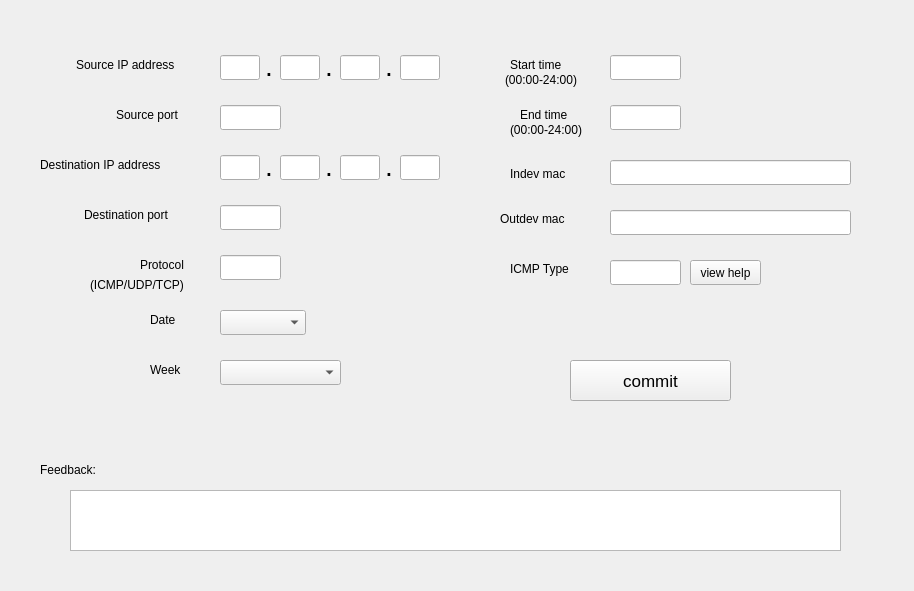
<?xml version="1.0" encoding="UTF-8"?>
<ui version="4.0">
 <class>Add_rule</class>
 <widget class="QWidget" name="Add_rule">
  <property name="geometry">
   <rect>
    <x>0</x>
    <y>0</y>
    <width>914</width>
    <height>591</height>
   </rect>
  </property>
  <property name="windowTitle">
   <string>Form</string>
  </property>
  <widget class="QLabel" name="label">
   <property name="geometry">
    <rect>
     <x>76</x>
     <y>55</y>
     <width>131</width>
     <height>20</height>
    </rect>
   </property>
   <property name="text">
    <string>Source IP address</string>
   </property>
  </widget>
  <widget class="QLabel" name="label_2">
   <property name="geometry">
    <rect>
     <x>116</x>
     <y>105</y>
     <width>91</width>
     <height>20</height>
    </rect>
   </property>
   <property name="text">
    <string>Source port</string>
   </property>
  </widget>
  <widget class="QLabel" name="label_3">
   <property name="geometry">
    <rect>
     <x>40</x>
     <y>155</y>
     <width>161</width>
     <height>20</height>
    </rect>
   </property>
   <property name="text">
    <string>Destination IP address</string>
   </property>
  </widget>
  <widget class="QLabel" name="label_4">
   <property name="geometry">
    <rect>
     <x>84</x>
     <y>205</y>
     <width>121</width>
     <height>20</height>
    </rect>
   </property>
   <property name="text">
    <string>Destination port</string>
   </property>
  </widget>
  <widget class="QPushButton" name="commit_button">
   <property name="geometry">
    <rect>
     <x>570</x>
     <y>360</y>
     <width>161</width>
     <height>41</height>
    </rect>
   </property>
   <property name="font">
    <font>
     <family>Ubuntu</family>
     <pointsize>13</pointsize>
     <weight>50</weight>
     <bold>false</bold>
    </font>
   </property>
   <property name="text">
    <string>commit</string>
   </property>
  </widget>
  <widget class="QLabel" name="label_5">
   <property name="geometry">
    <rect>
     <x>140</x>
     <y>255</y>
     <width>71</width>
     <height>20</height>
    </rect>
   </property>
   <property name="text">
    <string>Protocol</string>
   </property>
  </widget>
  <widget class="QLineEdit" name="sip_1">
   <property name="geometry">
    <rect>
     <x>220</x>
     <y>55</y>
     <width>40</width>
     <height>25</height>
    </rect>
   </property>
   <property name="minimumSize">
    <size>
     <width>40</width>
     <height>25</height>
    </size>
   </property>
   <property name="maximumSize">
    <size>
     <width>40</width>
     <height>25</height>
    </size>
   </property>
  </widget>
  <widget class="QLineEdit" name="sip_2">
   <property name="geometry">
    <rect>
     <x>280</x>
     <y>55</y>
     <width>40</width>
     <height>25</height>
    </rect>
   </property>
   <property name="minimumSize">
    <size>
     <width>40</width>
     <height>25</height>
    </size>
   </property>
   <property name="maximumSize">
    <size>
     <width>40</width>
     <height>25</height>
    </size>
   </property>
  </widget>
  <widget class="QLineEdit" name="sip_3">
   <property name="geometry">
    <rect>
     <x>340</x>
     <y>55</y>
     <width>40</width>
     <height>25</height>
    </rect>
   </property>
   <property name="minimumSize">
    <size>
     <width>40</width>
     <height>25</height>
    </size>
   </property>
   <property name="maximumSize">
    <size>
     <width>40</width>
     <height>25</height>
    </size>
   </property>
  </widget>
  <widget class="QLineEdit" name="sip_4">
   <property name="geometry">
    <rect>
     <x>400</x>
     <y>55</y>
     <width>40</width>
     <height>25</height>
    </rect>
   </property>
   <property name="minimumSize">
    <size>
     <width>40</width>
     <height>25</height>
    </size>
   </property>
   <property name="maximumSize">
    <size>
     <width>40</width>
     <height>25</height>
    </size>
   </property>
  </widget>
  <widget class="QLineEdit" name="dstip_3">
   <property name="geometry">
    <rect>
     <x>340</x>
     <y>155</y>
     <width>40</width>
     <height>25</height>
    </rect>
   </property>
   <property name="minimumSize">
    <size>
     <width>40</width>
     <height>25</height>
    </size>
   </property>
   <property name="maximumSize">
    <size>
     <width>40</width>
     <height>25</height>
    </size>
   </property>
  </widget>
  <widget class="QLineEdit" name="dstip_4">
   <property name="geometry">
    <rect>
     <x>400</x>
     <y>155</y>
     <width>40</width>
     <height>25</height>
    </rect>
   </property>
   <property name="minimumSize">
    <size>
     <width>40</width>
     <height>25</height>
    </size>
   </property>
   <property name="maximumSize">
    <size>
     <width>40</width>
     <height>25</height>
    </size>
   </property>
  </widget>
  <widget class="QLineEdit" name="dstip_1">
   <property name="geometry">
    <rect>
     <x>220</x>
     <y>155</y>
     <width>40</width>
     <height>25</height>
    </rect>
   </property>
   <property name="minimumSize">
    <size>
     <width>40</width>
     <height>25</height>
    </size>
   </property>
   <property name="maximumSize">
    <size>
     <width>40</width>
     <height>25</height>
    </size>
   </property>
  </widget>
  <widget class="QLineEdit" name="dstip_2">
   <property name="geometry">
    <rect>
     <x>280</x>
     <y>155</y>
     <width>40</width>
     <height>25</height>
    </rect>
   </property>
   <property name="minimumSize">
    <size>
     <width>40</width>
     <height>25</height>
    </size>
   </property>
   <property name="maximumSize">
    <size>
     <width>40</width>
     <height>25</height>
    </size>
   </property>
  </widget>
  <widget class="QLineEdit" name="sport">
   <property name="geometry">
    <rect>
     <x>220</x>
     <y>105</y>
     <width>61</width>
     <height>25</height>
    </rect>
   </property>
   <property name="minimumSize">
    <size>
     <width>40</width>
     <height>25</height>
    </size>
   </property>
   <property name="maximumSize">
    <size>
     <width>80</width>
     <height>25</height>
    </size>
   </property>
  </widget>
  <widget class="QLineEdit" name="dport">
   <property name="geometry">
    <rect>
     <x>220</x>
     <y>205</y>
     <width>61</width>
     <height>25</height>
    </rect>
   </property>
   <property name="minimumSize">
    <size>
     <width>40</width>
     <height>25</height>
    </size>
   </property>
   <property name="maximumSize">
    <size>
     <width>80</width>
     <height>25</height>
    </size>
   </property>
  </widget>
  <widget class="QLineEdit" name="protocol">
   <property name="geometry">
    <rect>
     <x>220</x>
     <y>255</y>
     <width>61</width>
     <height>25</height>
    </rect>
   </property>
   <property name="minimumSize">
    <size>
     <width>40</width>
     <height>25</height>
    </size>
   </property>
   <property name="maximumSize">
    <size>
     <width>80</width>
     <height>25</height>
    </size>
   </property>
   <property name="text">
    <string/>
   </property>
  </widget>
  <widget class="QLabel" name="label_8">
   <property name="geometry">
    <rect>
     <x>385</x>
     <y>45</y>
     <width>16</width>
     <height>41</height>
    </rect>
   </property>
   <property name="font">
    <font>
     <pointsize>21</pointsize>
    </font>
   </property>
   <property name="text">
    <string>.</string>
   </property>
  </widget>
  <widget class="QTextBrowser" name="result">
   <property name="geometry">
    <rect>
     <x>70</x>
     <y>490</y>
     <width>771</width>
     <height>61</height>
    </rect>
   </property>
  </widget>
  <widget class="QLabel" name="label_7">
   <property name="geometry">
    <rect>
     <x>40</x>
     <y>460</y>
     <width>81</width>
     <height>20</height>
    </rect>
   </property>
   <property name="text">
    <string>Feedback:</string>
   </property>
  </widget>
  <widget class="QLabel" name="label_9">
   <property name="geometry">
    <rect>
     <x>325</x>
     <y>45</y>
     <width>16</width>
     <height>41</height>
    </rect>
   </property>
   <property name="font">
    <font>
     <pointsize>21</pointsize>
    </font>
   </property>
   <property name="text">
    <string>.</string>
   </property>
  </widget>
  <widget class="QLabel" name="label_13">
   <property name="geometry">
    <rect>
     <x>265</x>
     <y>45</y>
     <width>16</width>
     <height>41</height>
    </rect>
   </property>
   <property name="font">
    <font>
     <pointsize>21</pointsize>
    </font>
   </property>
   <property name="text">
    <string>.</string>
   </property>
  </widget>
  <widget class="QLabel" name="label_10">
   <property name="geometry">
    <rect>
     <x>385</x>
     <y>145</y>
     <width>16</width>
     <height>41</height>
    </rect>
   </property>
   <property name="font">
    <font>
     <pointsize>21</pointsize>
    </font>
   </property>
   <property name="text">
    <string>.</string>
   </property>
  </widget>
  <widget class="QLabel" name="label_11">
   <property name="geometry">
    <rect>
     <x>325</x>
     <y>145</y>
     <width>16</width>
     <height>41</height>
    </rect>
   </property>
   <property name="font">
    <font>
     <pointsize>21</pointsize>
    </font>
   </property>
   <property name="text">
    <string>.</string>
   </property>
  </widget>
  <widget class="QLabel" name="label_14">
   <property name="geometry">
    <rect>
     <x>265</x>
     <y>145</y>
     <width>16</width>
     <height>41</height>
    </rect>
   </property>
   <property name="font">
    <font>
     <pointsize>21</pointsize>
    </font>
   </property>
   <property name="text">
    <string>.</string>
   </property>
  </widget>
  <widget class="QLabel" name="label_6">
   <property name="geometry">
    <rect>
     <x>60</x>
     <y>85</y>
     <width>81</width>
     <height>21</height>
    </rect>
   </property>
   <property name="text">
    <string/>
   </property>
  </widget>
  <widget class="QLabel" name="label_12">
   <property name="geometry">
    <rect>
     <x>90</x>
     <y>275</y>
     <width>131</width>
     <height>20</height>
    </rect>
   </property>
   <property name="text">
    <string>(ICMP/UDP/TCP)</string>
   </property>
  </widget>
  <widget class="QLabel" name="label_15">
   <property name="geometry">
    <rect>
     <x>150</x>
     <y>310</y>
     <width>41</width>
     <height>20</height>
    </rect>
   </property>
   <property name="text">
    <string>Date</string>
   </property>
  </widget>
  <widget class="QLabel" name="label_16">
   <property name="geometry">
    <rect>
     <x>510</x>
     <y>55</y>
     <width>71</width>
     <height>20</height>
    </rect>
   </property>
   <property name="text">
    <string>Start time</string>
   </property>
  </widget>
  <widget class="QLabel" name="label_17">
   <property name="geometry">
    <rect>
     <x>520</x>
     <y>105</y>
     <width>71</width>
     <height>20</height>
    </rect>
   </property>
   <property name="text">
    <string>End time</string>
   </property>
  </widget>
  <widget class="QComboBox" name="date">
   <property name="geometry">
    <rect>
     <x>220</x>
     <y>310</y>
     <width>86</width>
     <height>25</height>
    </rect>
   </property>
   <item>
    <property name="text">
     <string/>
    </property>
   </item>
   <item>
    <property name="text">
     <string>1</string>
    </property>
   </item>
   <item>
    <property name="text">
     <string>2</string>
    </property>
   </item>
   <item>
    <property name="text">
     <string>3</string>
    </property>
   </item>
   <item>
    <property name="text">
     <string>4</string>
    </property>
   </item>
   <item>
    <property name="text">
     <string>5</string>
    </property>
   </item>
   <item>
    <property name="text">
     <string>6</string>
    </property>
   </item>
   <item>
    <property name="text">
     <string>7</string>
    </property>
   </item>
   <item>
    <property name="text">
     <string>8</string>
    </property>
   </item>
   <item>
    <property name="text">
     <string>9</string>
    </property>
   </item>
   <item>
    <property name="text">
     <string>10</string>
    </property>
   </item>
   <item>
    <property name="text">
     <string>11</string>
    </property>
   </item>
   <item>
    <property name="text">
     <string>12</string>
    </property>
   </item>
   <item>
    <property name="text">
     <string>13</string>
    </property>
   </item>
   <item>
    <property name="text">
     <string>14</string>
    </property>
   </item>
   <item>
    <property name="text">
     <string>15</string>
    </property>
   </item>
   <item>
    <property name="text">
     <string>16</string>
    </property>
   </item>
   <item>
    <property name="text">
     <string>17</string>
    </property>
   </item>
   <item>
    <property name="text">
     <string>18</string>
    </property>
   </item>
   <item>
    <property name="text">
     <string>19</string>
    </property>
   </item>
   <item>
    <property name="text">
     <string>20</string>
    </property>
   </item>
   <item>
    <property name="text">
     <string>21</string>
    </property>
   </item>
   <item>
    <property name="text">
     <string>22</string>
    </property>
   </item>
   <item>
    <property name="text">
     <string>23</string>
    </property>
   </item>
   <item>
    <property name="text">
     <string>24</string>
    </property>
   </item>
   <item>
    <property name="text">
     <string>25</string>
    </property>
   </item>
   <item>
    <property name="text">
     <string>26</string>
    </property>
   </item>
   <item>
    <property name="text">
     <string>27</string>
    </property>
   </item>
   <item>
    <property name="text">
     <string>28</string>
    </property>
   </item>
   <item>
    <property name="text">
     <string>29</string>
    </property>
   </item>
   <item>
    <property name="text">
     <string>30</string>
    </property>
   </item>
   <item>
    <property name="text">
     <string>31</string>
    </property>
   </item>
  </widget>
  <widget class="QLabel" name="label_18">
   <property name="geometry">
    <rect>
     <x>150</x>
     <y>360</y>
     <width>51</width>
     <height>20</height>
    </rect>
   </property>
   <property name="text">
    <string>Week</string>
   </property>
  </widget>
  <widget class="QComboBox" name="week">
   <property name="geometry">
    <rect>
     <x>220</x>
     <y>360</y>
     <width>121</width>
     <height>25</height>
    </rect>
   </property>
   <item>
    <property name="text">
     <string/>
    </property>
   </item>
   <item>
    <property name="text">
     <string>Sunday</string>
    </property>
   </item>
   <item>
    <property name="text">
     <string>Monday</string>
    </property>
   </item>
   <item>
    <property name="text">
     <string>Tuesday</string>
    </property>
   </item>
   <item>
    <property name="text">
     <string>Wednesday</string>
    </property>
   </item>
   <item>
    <property name="text">
     <string>Thursday</string>
    </property>
   </item>
   <item>
    <property name="text">
     <string>Friday</string>
    </property>
   </item>
   <item>
    <property name="text">
     <string>Saturday</string>
    </property>
   </item>
  </widget>
  <widget class="QLineEdit" name="start_time">
   <property name="geometry">
    <rect>
     <x>610</x>
     <y>55</y>
     <width>71</width>
     <height>25</height>
    </rect>
   </property>
   <property name="minimumSize">
    <size>
     <width>40</width>
     <height>25</height>
    </size>
   </property>
   <property name="maximumSize">
    <size>
     <width>120</width>
     <height>25</height>
    </size>
   </property>
  </widget>
  <widget class="QLineEdit" name="end_time">
   <property name="geometry">
    <rect>
     <x>610</x>
     <y>105</y>
     <width>71</width>
     <height>25</height>
    </rect>
   </property>
   <property name="minimumSize">
    <size>
     <width>40</width>
     <height>25</height>
    </size>
   </property>
   <property name="maximumSize">
    <size>
     <width>120</width>
     <height>25</height>
    </size>
   </property>
  </widget>
  <widget class="QLabel" name="label_19">
   <property name="geometry">
    <rect>
     <x>505</x>
     <y>70</y>
     <width>91</width>
     <height>20</height>
    </rect>
   </property>
   <property name="font">
    <font>
     <pointsize>9</pointsize>
    </font>
   </property>
   <property name="text">
    <string>(00:00-24:00)</string>
   </property>
  </widget>
  <widget class="QLabel" name="label_20">
   <property name="geometry">
    <rect>
     <x>510</x>
     <y>120</y>
     <width>91</width>
     <height>20</height>
    </rect>
   </property>
   <property name="font">
    <font>
     <pointsize>9</pointsize>
    </font>
   </property>
   <property name="text">
    <string>(00:00-24:00)</string>
   </property>
  </widget>
  <widget class="QLabel" name="label_21">
   <property name="geometry">
    <rect>
     <x>510</x>
     <y>165</y>
     <width>81</width>
     <height>17</height>
    </rect>
   </property>
   <property name="text">
    <string>Indev mac</string>
   </property>
  </widget>
  <widget class="QLabel" name="label_22">
   <property name="geometry">
    <rect>
     <x>500</x>
     <y>210</y>
     <width>101</width>
     <height>17</height>
    </rect>
   </property>
   <property name="text">
    <string>Outdev mac</string>
   </property>
  </widget>
  <widget class="QLineEdit" name="indev_mac">
   <property name="geometry">
    <rect>
     <x>610</x>
     <y>160</y>
     <width>241</width>
     <height>25</height>
    </rect>
   </property>
   <property name="minimumSize">
    <size>
     <width>40</width>
     <height>25</height>
    </size>
   </property>
   <property name="maximumSize">
    <size>
     <width>1200</width>
     <height>25</height>
    </size>
   </property>
  </widget>
  <widget class="QLineEdit" name="outdev_mac">
   <property name="geometry">
    <rect>
     <x>610</x>
     <y>210</y>
     <width>241</width>
     <height>25</height>
    </rect>
   </property>
   <property name="minimumSize">
    <size>
     <width>40</width>
     <height>25</height>
    </size>
   </property>
   <property name="maximumSize">
    <size>
     <width>1200</width>
     <height>25</height>
    </size>
   </property>
  </widget>
  <widget class="QLabel" name="label_23">
   <property name="geometry">
    <rect>
     <x>510</x>
     <y>260</y>
     <width>81</width>
     <height>17</height>
    </rect>
   </property>
   <property name="text">
    <string>ICMP Type</string>
   </property>
  </widget>
  <widget class="QLineEdit" name="ICMP_type">
   <property name="geometry">
    <rect>
     <x>610</x>
     <y>260</y>
     <width>71</width>
     <height>25</height>
    </rect>
   </property>
   <property name="minimumSize">
    <size>
     <width>40</width>
     <height>25</height>
    </size>
   </property>
   <property name="maximumSize">
    <size>
     <width>1200</width>
     <height>25</height>
    </size>
   </property>
  </widget>
  <widget class="QPushButton" name="icmp_help">
   <property name="geometry">
    <rect>
     <x>690</x>
     <y>260</y>
     <width>71</width>
     <height>25</height>
    </rect>
   </property>
   <property name="font">
    <font>
     <pointsize>9</pointsize>
    </font>
   </property>
   <property name="text">
    <string>view help</string>
   </property>
  </widget>
 </widget>
 <resources/>
 <connections/>
</ui>
